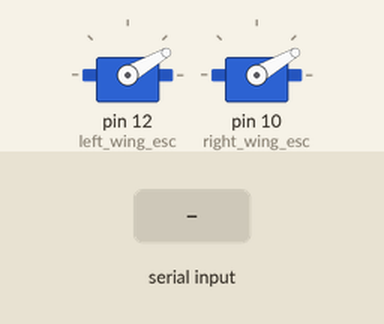
Recording of a sketch running on a simulated Arduino Uno, built with avr-gcc and run on an emulated ATmega328P. On the bench: 2 × servo. The inputs (shaded band) are chosen by the test bench. What the sketch prints to the serial monitor is not drawn.

Above: at 7.2 s.
7.3 s: "L90\n" received over Serial
At 8.2 s:
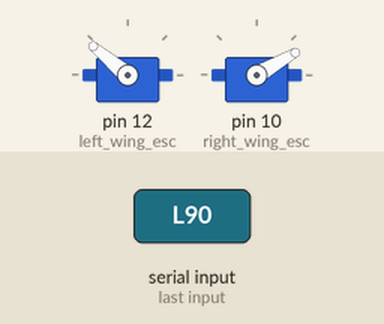
8.8 s: "R90\n" received over Serial
At 9.4 s:
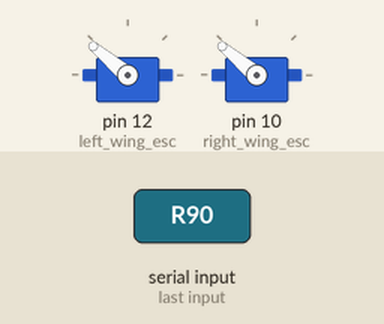
10.3 s: "90,45,200\n" received over Serial
At 10.7 s:
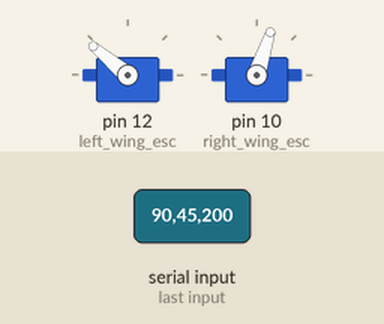
11.8 s: "30,150,10\n" received over Serial
At 13.0 s:
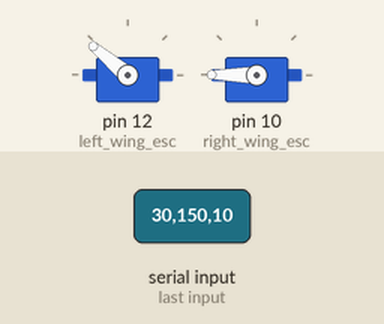
13.3 s: "90,45,200,10\n" received over Serial
At 14.4 s:
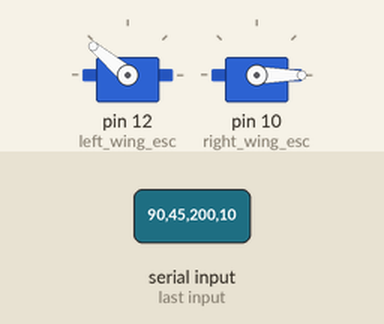
14.8 s: "5\n" received over Serial
At 15.1 s:
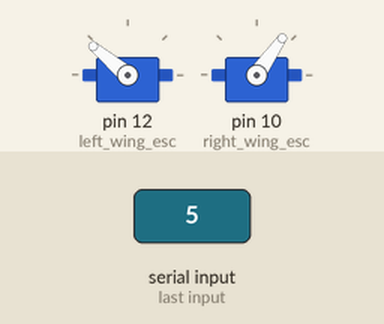
Timing chart, 0 to 17.3 s (numbered marks = the images above; inputs shaded):
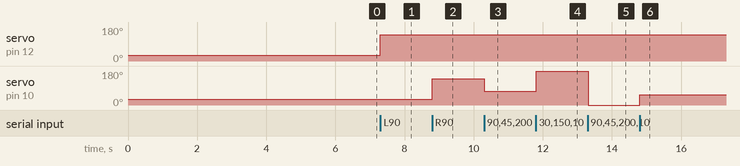

Measured:
- after the input at 7.3 s, servo on pin 12 (left_wing_esc): 30° → 140° at once
- after the input at 8.8 s, servo on pin 10 (right_wing_esc): 30° → 140° at once
- after the input at 10.3 s, servo on pin 10 (right_wing_esc): 140° → 72° at once
- after the input at 11.8 s, servo on pin 10 (right_wing_esc): 72° → 180° at once
- after the input at 13.3 s, servo on pin 10 (right_wing_esc): 180° → 0° at once
- after the input at 14.8 s, servo on pin 10 (right_wing_esc): 0° → 55° at once

The sketch:

qt-arduino-integration.ino
```cpp
#include <Servo.h>
// the pin that the LED is attached to
//String msg;
Servo left_wing_esc;
Servo right_wing_esc;
String inString = "";    // string to hold input


void setup()
{
  // put your setup code here, to run once:
  // initialize the serial communication:
  // Open serial communications and wait for port to open:
  Serial.begin(9600);
  while (!Serial) {
    ; // wait for serial port to connect. Needed for native USB port only
  }

  left_wing_esc.attach(12);  //Specify here the pin number on which the signal pin of ESC is connected.
  left_wing_esc.write(30);   //ESC arm command. ESCs won't start unless input speed is less during initializati
  delay(3000);            //ESC initialization delay.

  right_wing_esc.attach(10);
  right_wing_esc.write(30);
  delay(3000);


  // Send a signal to PC that I am ready


}

bool left_wing=false;
bool right_wing=false;

void loop() {

   // Read serial input:
  while (Serial.available() > 0) {
        int inChar = Serial.read();

    if (isDigit(inChar)) {
      // convert the incoming byte to a char and add it to the string:
      inString += (char)inChar;
    }

    if(inChar == 'L')
    {
      left_wing = true;
      right_wing = false;
    }

    if(inChar == 'R')
    {
      left_wing = false;
      right_wing = true;
    }


    if (inChar == 10) {

      if(left_wing)
      {
        if(inString.toInt()== 0)
         left_wing_esc.write(0);
         else
         {
          int motor_speed = inString.toInt() + 50 ;
          Serial.print(" Right Motor Speed:");
          Serial.print(motor_speed);
          left_wing_esc.write(motor_speed);    //Vary this between 50-85 to change the speed of motor. Higher value, higher speed. [voltage is 7v & max current 2Amp]
          delay(15);
         }

      }
      if(right_wing)
      {

        if(inString.toInt()== 0)
         right_wing_esc.write(0);
         else
         {
          int motor_speed = inString.toInt() + 50 ;
          Serial.print("Left Motor Speed:");
          Serial.print(motor_speed);
          right_wing_esc.write(motor_speed);    //Vary this between 50-85 to change the speed of motor. Higher value, higher speed. [voltage is 7v & max current 2Amp]
          delay(15);
         }

      }

      // clear the string for new input:
      inString = "";
    }
  }

//  // check if data has been sent from the computer:
//  Serial.setTimeout(50);
//  if (Serial.available()) {
//    // read the incoming byte:
//    msg = Serial.readString();
//
//    // say what you got:
//    Serial.print("I received: ");
//
//    Serial.println(msg);
//  }
//
//    esc_signal.write(59.7);    //Vary this between 50-85 to change the speed of motor. Higher value, higher speed. [voltage is 7v & max current 2Amp]
//    delay(15);
}
```
